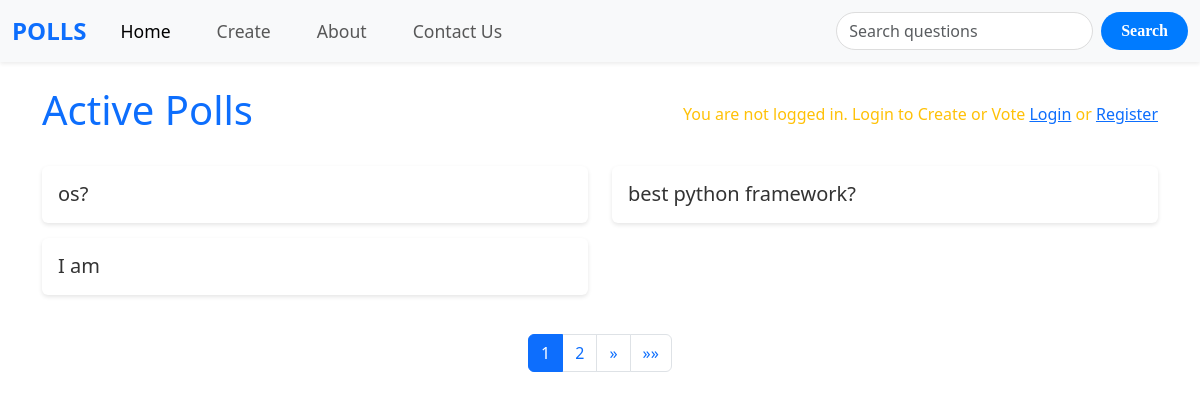
The page / on the database its author committed.
### polls/models.py (models this page shows, shortened)
class question(models.Model):
    question_text = models.CharField(max_length=300)
    publication_date = models.DateField("data published")

### polls/views.py (the view)
# urls.py: path("", views.IndexView.as_view(), name="index"),
class IndexView(generic.ListView):
    template_name = "polls/index.html"
    context_object_name = "questions_sorted_as_latest"
    paginate_by = 3
    def get_queryset(self):
        return question.objects.filter(publication_date__lte=timezone.now()).order_by('-publication_date')

### polls/templates/polls/index.html (shortened to what this page needs)
<!DOCTYPE html>
<html lang="en">
<head>
    <link href="https://cdn.jsdelivr.net/npm/bootstrap@5.3.0-alpha1/dist/css/bootstrap.min.css" rel="stylesheet">
    {% load static %}
    <link href="{% static 'polls/style.css' %}" rel="stylesheet">
</head>
<body>
<nav class="navbar navbar-expand-lg navbar-light bg-light shadow-sm">
    <div class="container-fluid">
        <a class="navbar-brand" href="{% url 'polls:index' %}">POLLS</a>
        <div class="collapse navbar-collapse" id="navbarNav">
            <div class="navbar-nav me-auto">
                <a class="nav-link active" href="{% url 'polls:index' %}">Home</a>
                    <a class="nav-link" href="{% url 'polls:create' %}">Create</a>
                <a class="nav-link" href="{% url 'polls:about' %}">About</a>
                <a class="nav-link" href="{% url 'polls:contact' %}">Contact Us</a>
            </div>
            <form method="GET" action="{% url 'polls:search' %}" class="d-flex">
                <input class="form-control me-2 custom-search-input" type="search" placeholder="Search questions" aria-label="Search" name="q">
                <button class="btn custom-search-button" type="submit">Search</button>
            </form>
        </div>
    </div>
</nav>
<div class="container mt-4">
    <div class="d-flex justify-content-between align-items-center mb-4">
        <h1 class="text-primary">Active Polls</h1>
        {% if user.is_authenticated %}
            <div class="welcome-message">
                Welcome, {{ user.username }}!
                <form action="{% url 'polls:logout' %}" method="post" class="d-inline">
                    {% csrf_token %}
                    <button type="submit" class="btn btn-link logout-btn">Logout</button>
                </form>
            </div>
        {% else %}
            <p class="text-warning mb-0">You are not logged in. Login to Create or Vote <a href="{% url 'polls:login' %}" class="text-primary">Login</a> or <a href="{% url 'polls:register' %}" class="text-primary">Register</a></p>
        {% endif %}
    </div>
    <div class="row">
        {% if questions_sorted_as_latest %}
            {% for question in questions_sorted_as_latest %}
                <div class="col-md-6">
                    <div class="card poll-card">
                        <div class="card-body">
                            <a href="{% url 'polls:details' question.id %}" class="card-title h5">{{ question.question_text }}</a>
                        </div>
                    </div>
                </div>
            {% endfor %}
        {% else %}
            <p class="text-muted">No polls available.</p>
        {% endif %}
        <nav aria-label="Page navigation" class="mt-4">
            <ul class="pagination justify-content-center">
                {% for num in page_obj.paginator.page_range %}
                    {% if page_obj.number == num %}
                        <li class="page-item active"><a class="page-link" href="?page={{ num }}">{{ num }}</a></li>
                    {% else %}
                        <li class="page-item"><a class="page-link" href="?page={{ num }}">{{ num }}</a></li>
                    {% endif %}
                {% endfor %}
                {% if page_obj.has_next %}
                    <li class="page-item">
                        <a class="page-link" href="?page={{ page_obj.next_page_number }}" aria-label="Next">
                            <span aria-hidden="true">&raquo;</span>
                        </a>
                    </li>
                    <li class="page-item">
                        <a class="page-link" href="?page={{ page_obj.paginator.num_pages }}" aria-label="Last">
                            <span aria-hidden="true">&raquo;&raquo;</span>
                        </a>
                    </li>
                {% endif %}
            </ul>
        </nav>
    </div>
</div>
</body>
</html>

### static/polls/style.css (style rules this page uses)
* { margin: 0; padding: 0; }
:root { --navbar_height: 59px; }
body { background-color: white; }
.btn { padding: 6px 20px; background-color: red; border-radius: 18px; font-size: 1rem; color: white; margin-top: 25px; font-weight: bold; cursor: pointer; margin-top: 62px; margin-bottom: 0px; font-family: tektur; text-decoration: none; }
a.navbar-brand { color: #0d6efd; font-weight: bold; }
a.nav-link { margin-right: 20px; }
.form-control { border-radius: 20px; }

### polls/templates/polls/index.html (style rules this page uses)
.btn { margin-top: 0px; }
.custom-search-input { height: 38px; border-radius: 20px; border: 1px solid #ddd; }
.custom-search-button { height: 38px; border-radius: 20px; background-color: #007bff; color: white; border: none; padding: 0 20px; }
.navbar-brand { font-weight: bold; font-size: 1.5rem; }
.nav-link { font-size: 1.1rem; margin: 0 10px; }
.poll-card { margin-bottom: 15px; border: none; box-shadow: 0 2px 4px rgba(0, 0, 0, 0.1); transition: transform 0.2s; }
.poll-card a { text-decoration: none; color: #333; }

### rows shown on the page
question: question_text "os?"
question: question_text "best python framework?"
question: question_text "I am"

### other values the page prints
{{ num }} "1"
{{ num }} "2"
